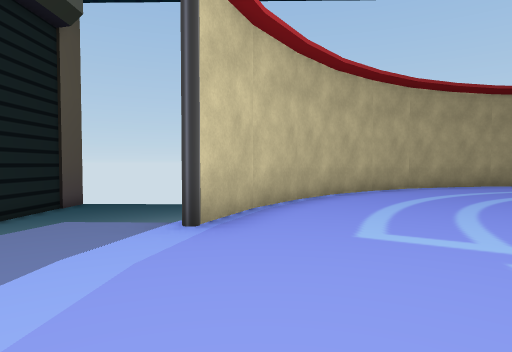
[1] (above)

16 first-person views from a walk through a scene from a Unity 3-D project. The camera is 1.3 m above the floor, tilts 2° down and sees 75° across. The floor is counted in squares, 2 m on a side. Each view is taken from the middle of a square. On the plan, view 1 faces up. The plan holds only what a view shows up to about 10 squares ahead; the rest is blank. The place goes on beyond the plan. The player character is not drawn. Some animated figures are not drawn. Some surface patterns are stand-ins.

[2]
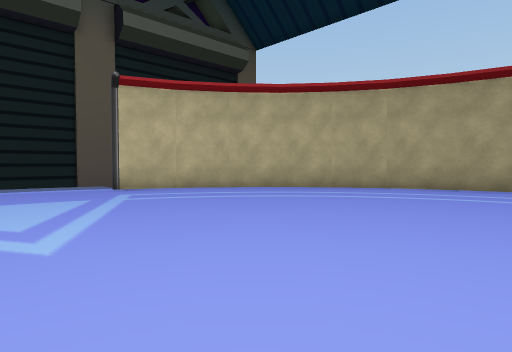

[3]
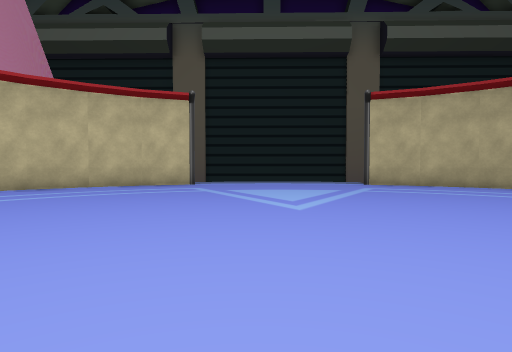

[4]
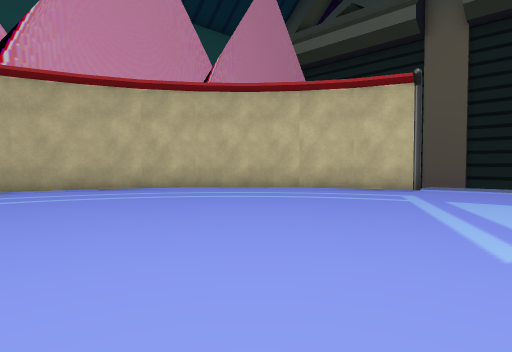

[5]
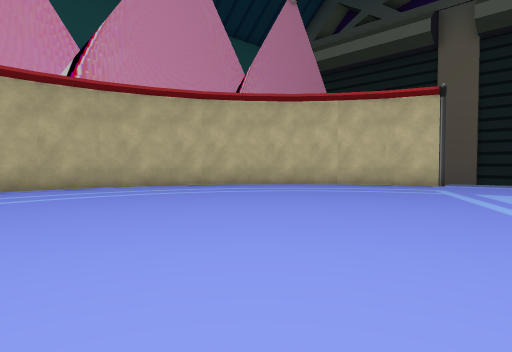

[6]
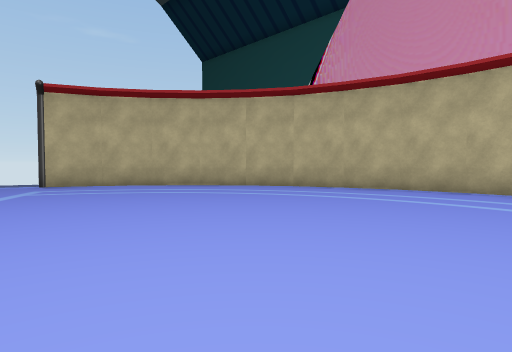

[7]
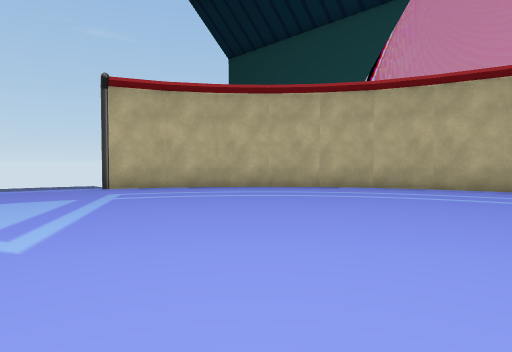

[8]
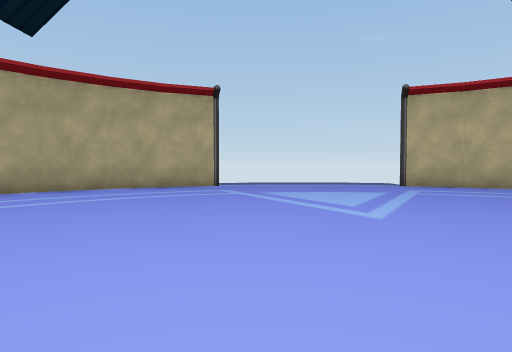

[9]
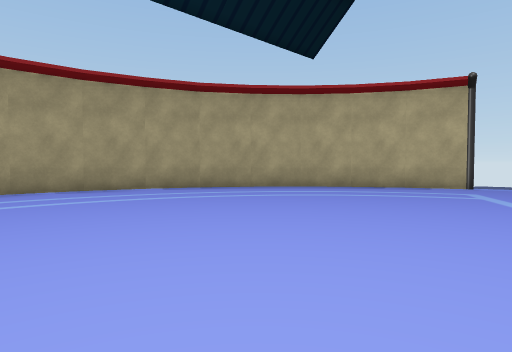

[10]
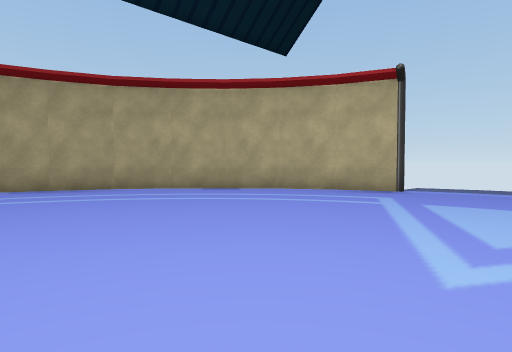

[11]
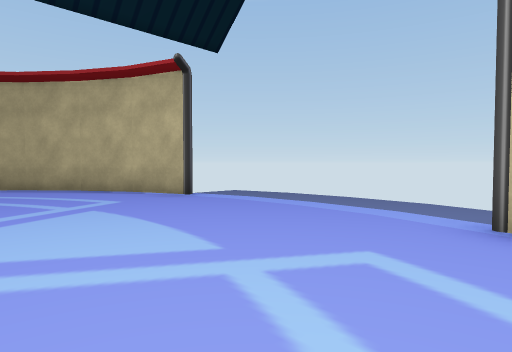

[12]
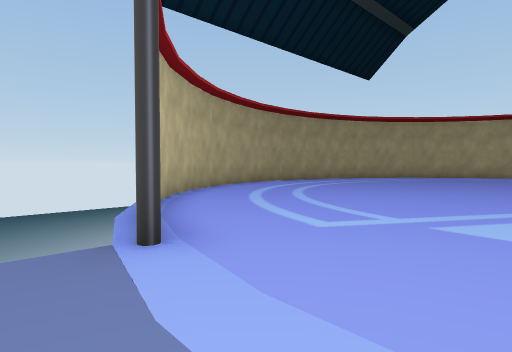

[13]
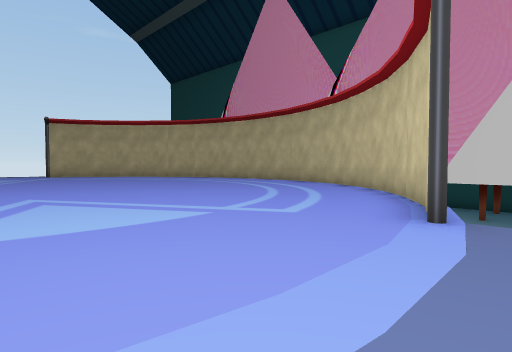

[14]
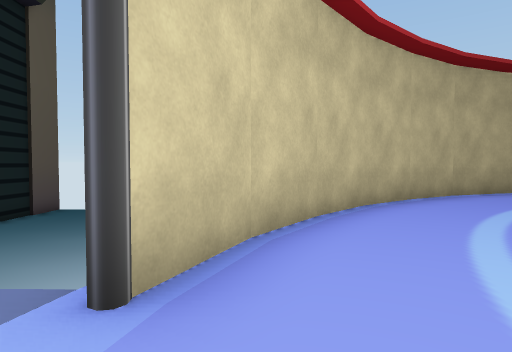

[15]
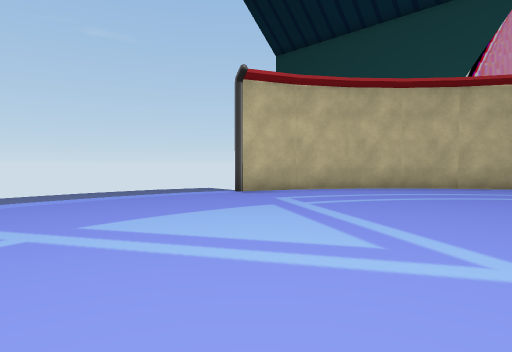

[16]
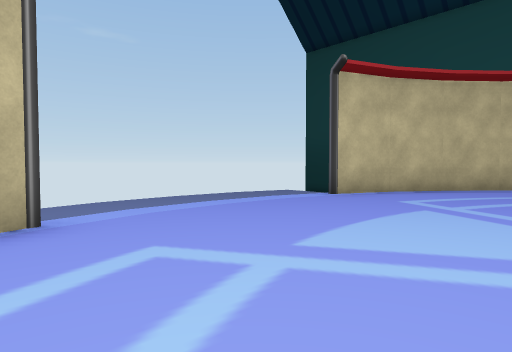

### Floor plan
Key: @ floor where view 1 was taken; # wall or solid block; . floor; = window, fence, low wall or low ledge; v drop or lower ground.
Columns run from 3 left of view 1 to 19 right of it. Each row starts with its distance up from view 1.
 10   vvvv  =######
  9 v vvv ##.......##
  8 v    #...........#
  7 v   #.............#
  6    #...............#
  5   v#................#
  4  vv.................#
  3  .....................v
  2  .....................v
  1  .....................v
  0  ..@..................v
 -1  .....................v
 -2  .#...................v
 -3   #.................#
 -4    #................#
 -5    #...............#
 -6     #.............#
 -7      ##..........#
 -8        ##......##
 -9          #####=

Where each view was taken, in squares from view 1:
view 1: 0 up, 0 right, facing up
view 2: 0 up, 8 right, facing up-left
view 3: 0 up, 10 right, facing left
view 4: 1 up, 8 right, facing down-left
view 5: 1 up, 10 right, facing down-left
view 6: 0 up, 6 right, facing down-right
view 7: 1 up, 8 right, facing down-right
view 8: 2 up, 7 right, facing right
view 9: 1 up, 7 right, facing up-right
view 10: 0 up, 9 right, facing up-right
view 11: 3 down, 13 right, facing up-right
view 12: 1 up, 2 left, facing up-right
view 13: 2 up, 2 left, facing down-right
view 14: 2 up, 0 right, facing up
view 15: 3 up, 11 right, facing down-right
view 16: 4 up, 13 right, facing down-right
